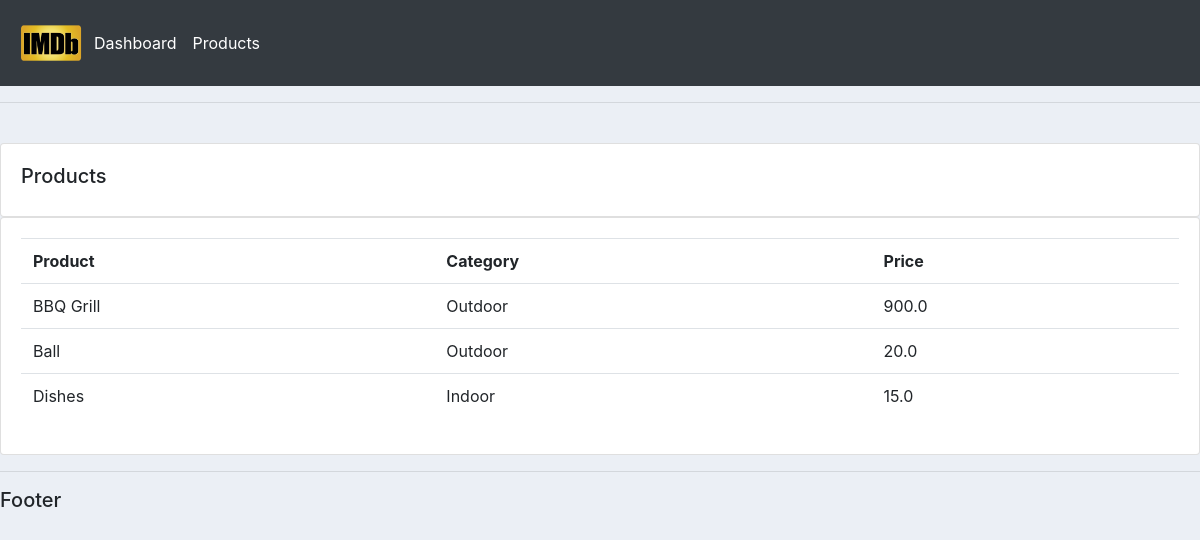
Screenshot of /products/ with the database file from the repository.
### accounts/models.py (models this page shows, shortened)
class Product(models.Model):
    CATEGORY = (
        ('Indoor', 'Indoor'),
        ('Outdoor', 'Outdoor'),
    )
    name = models.CharField(max_length=100, null=True)
    price = models.FloatField(null=True)
    category = models.CharField(max_length=100, null=True, choices=CATEGORY)
    description = models.CharField(max_length=100, null=True, blank=True)
    date_created =  models.DateTimeField(auto_now_add=True)
    tags = models.ManyToManyField(Tag)

### accounts/views.py (the view)
# urls.py: path('products/', views.products, name="products"),
def products(request):
    products = Product.objects.all()
    return render(request, 'accounts/products.html', {'products': products})

### accounts/templates/accounts/products.html
{% extends 'accounts/main.html' %}
{% block content %}
<br>
		<div class="row">
			<div class="col-md">
				<div class="card card-body">
					<h5>Products</h5>
				</div>
				<div class="card card-body">
					<table class="table">
						<tr>
							<th>Product</th>
							<th>Category</th>
							<th>Price</th>
						</tr>
						{% for i in products %}
						<tr>
							<td>{{i.name}}</td>
							<td>{{i.category}}</td>
							<td>{{i.price}}</td>
						</tr>
						{% endfor %}
					</table>
				</div>
			</div>
		</div>
{% endblock %}

### static/css/main.css (style rules this page uses)
body { background-color: #ebeff5; }

### rows the page displays
Product: name "BBQ Grill", category "Outdoor", price "900.0"
Product: name "Ball", category "Outdoor", price "20.0"
Product: name "Dishes", category "Indoor", price "15.0"
